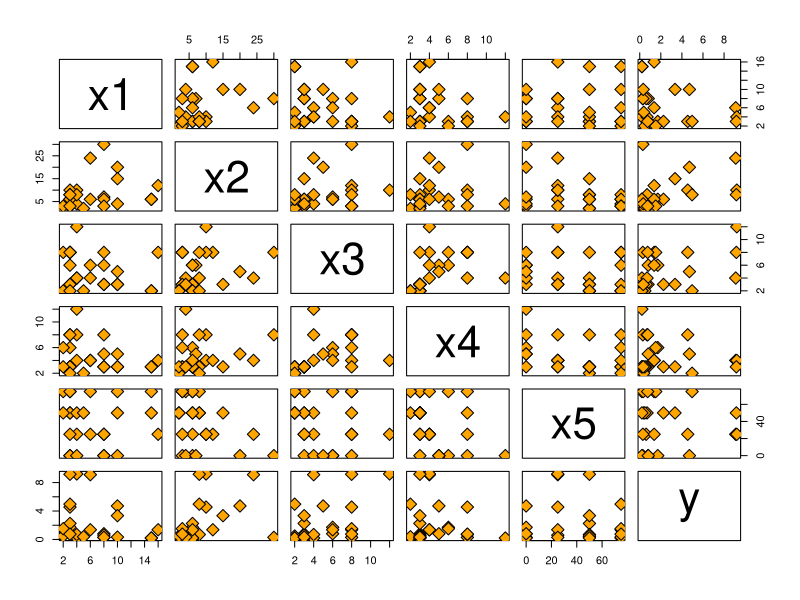
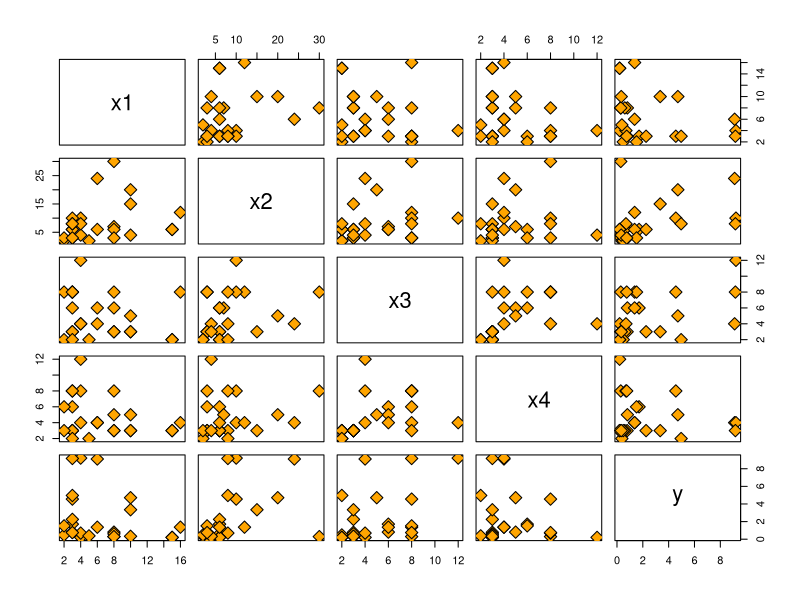
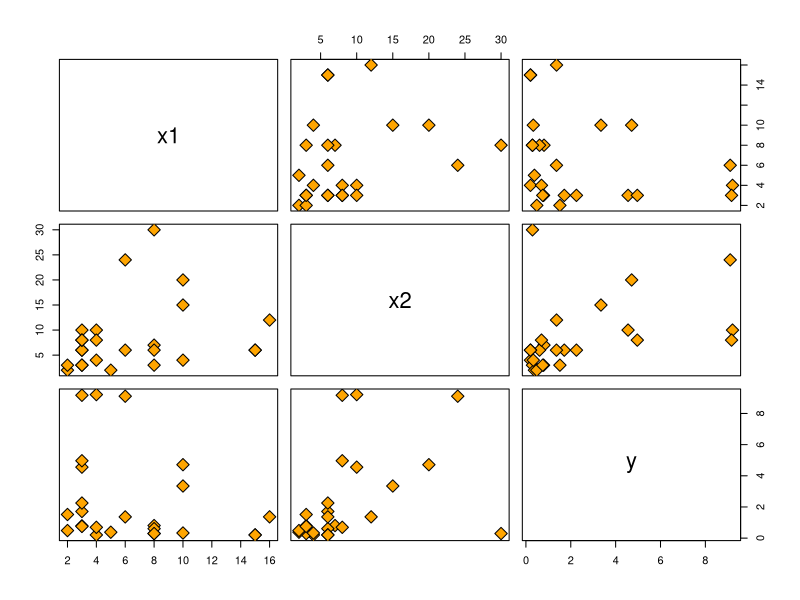
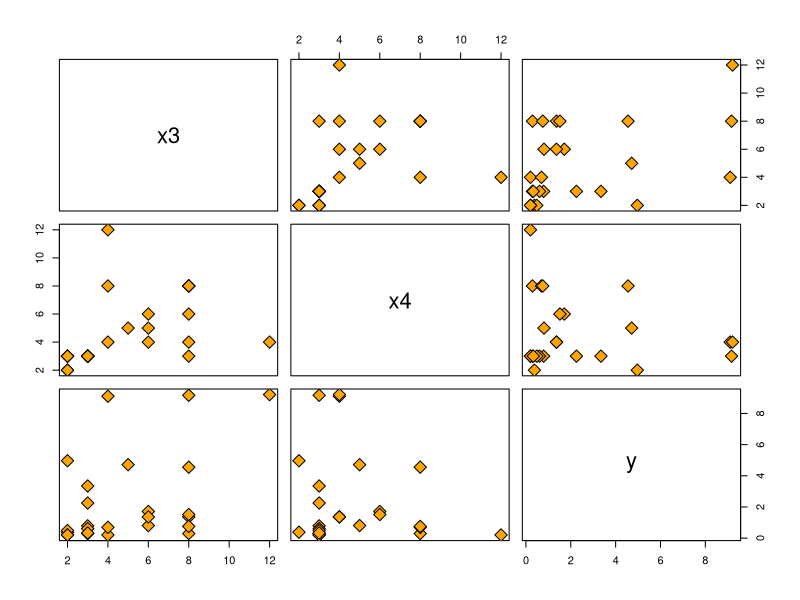
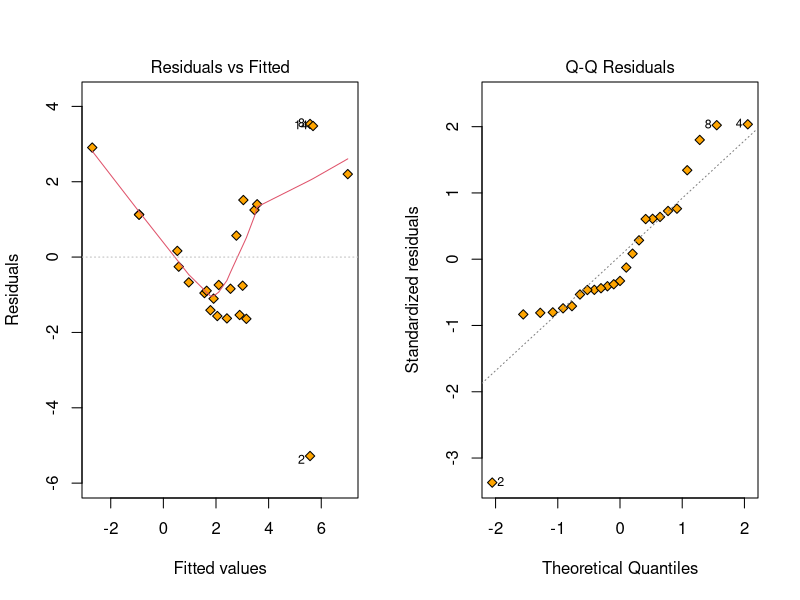
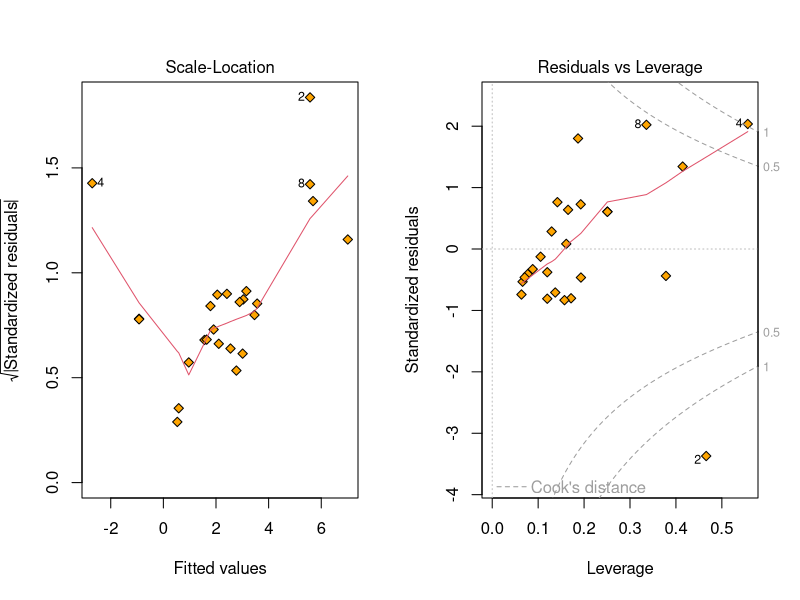
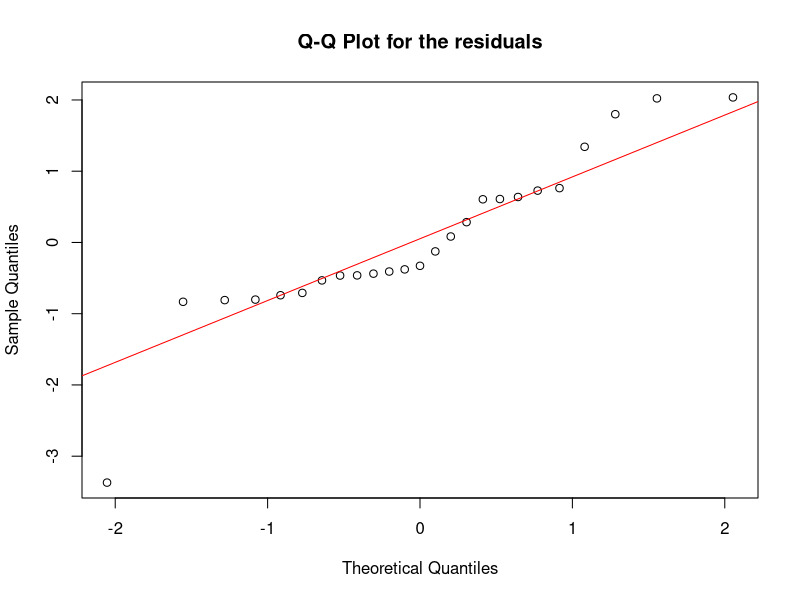
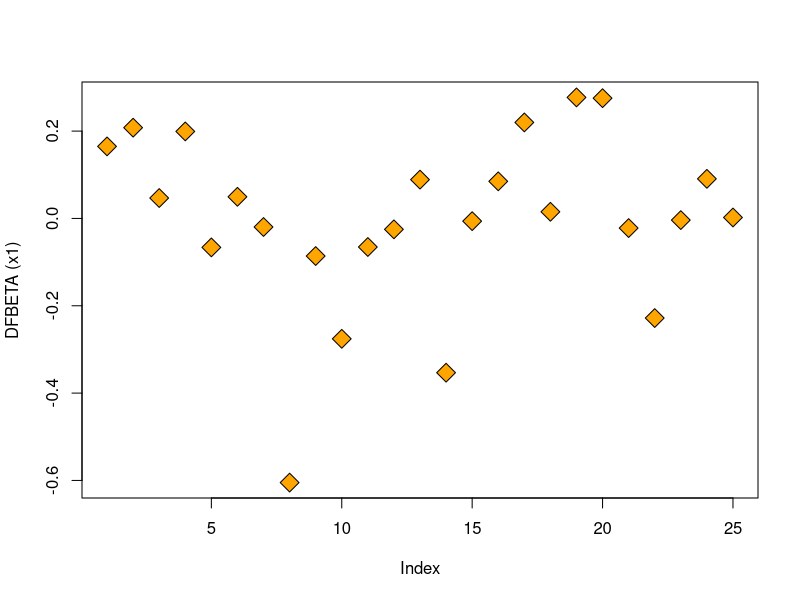

The R script that drew these images, in order:
	install.packages('car');
	library(car);

	b14 = read.table('b14.csv', sep=',', header=T);
	attach(b14);
	pairs(b14, pch=23, bg='orange', cex.labels=4, cex=2);
	plot(b14[,c(1,2,3,4,6)], pch=23, bg='orange', cex=2);
	plot(b14[,c(1,2,6)], pch=23, bg='orange', cex=2);
	plot(b14[,c(3,4,6)], pch=23, bg='orange', cex=2);

	n = nrow(b14);

	m422= lm(y ~ x1+x2+x3+x4, data=b14);
	summary(m422);
	par(mfrow=c(1,2));
	plot(m422, pch=23 ,bg='orange',cex=1);
	par(mfrow=c(1,1));

	e1 = rstandard(m422);
	qqnorm(e1, main = "Q-Q Plot for the residuals"); qqline(e1, col = 'red');
	identify(rep(1, length(y)), y, labels = seq_along(y));

	plot(dfbetas(m422)[,'x1'], pch=23, bg='orange', cex=2, ylab="DFBETA (x1)");
	plot(dfbetas(m422)[,'x3'], pch=23, bg='orange', cex=2, ylab="DFBETA (x3)");
	par(mfrow=c(1,2));
	plot(dfbetas(m422)[,'x2'], pch=23, bg='orange', cex=2, ylab="DFBETA (x2)");
	plot(dfbetas(m422)[,'x4'], pch=23, bg='orange', cex=2, ylab="DFBETA (x4)");

	plot(dffits(m422), pch=23, bg='orange', cex=2, ylab="DFFITS");

	plot(cooks.distance(m422), pch=23,bg='orange', cex=2, ylab="Cook's distance");

	# Bonferroni outlier test
	outlierTest(m422);
	influence.measures(m422);

	subs = c(1,seq(3,25));
	b14b = b14[subs,];
	m422b=lm(y ~ x1+x2+x3+x4, data=b14b);
	# old model 
	m422;
	# new model - without observation 2

	m422b;
	plot(m422b, pch=23 ,bg='orange',cex=2);

	par(mfrow=c(1,2));
	plot(dfbetas(m422b)[,'x2'], pch=23, bg='orange', cex=2, ylab="DFBETA (x2)");
	plot(dfbetas(m422b)[,'x4'], pch=23, bg='orange', cex=2, ylab="DFBETA (x4)");

	par(mfrow=c(1,1));
	plot(dffits(m422b), pch=23, bg='orange', cex=2, ylab="DFFITS");
	plot(cooks.distance(m422b), pch=23,bg='orange', cex=2, ylab="Cook's distance");

	# Bonferroni outlier test
	outlierTest(m422b);

	#All the influence measures
	influence.measures(m422b);

	res = resid(m422b);

	plot(predict(m422b), resid(m422b), pch=23,bg='orange', cex=2);
	par(mfrow=c(1,2));
	plot(predict(m422b), rstandard(m422b), pch=23,bg='orange', cex=1);
	plot(predict(m422b), rstudent(m422b), pch=23,bg='orange', cex=1);
	



	m516b=lm(log(y) ~ x1+x2+x3+x4, data=b14b);
	# model m516b- without obs 2 and use log transformation on y
	m516b
	plot(m516b, pch=23 ,bg='orange',cex=2);

	par(mfrow=c(1,2));
	plot(dfbetas(m516b)[,'x2'], pch=23, bg='orange', cex=2, ylab="DFBETA (x2)");
	plot(dfbetas(m516b)[,'x4'], pch=23, bg='orange', cex=2, ylab="DFBETA (x4)");

	par(mfrow=c(1,2));
	plot(dfbetas(m516b)[,'x1'], pch=23, bg='orange', cex=2, ylab="DFBETA (x1)");
	plot(dfbetas(m516b)[,'x3'], pch=23, bg='orange', cex=2, ylab="DFBETA (x3)");

	par(mfrow=c(1,1));
	plot(dffits(m516b), pch=23, bg='orange', cex=2, ylab="DFFITS");
	plot(cooks.distance(m516b), pch=23,bg='orange', cex=2, ylab="Cook's distance");

	# Bonferroni outlier test
	outlierTest(m516b);

	#All the influence measures
	influence.measures(m516b);

	res = resid(m516b);

	# Added variable plots
	par(mfrow=c(1,2));
	avPlots(m516b, 'x1', pch=23,bg='orange', cex=2);
	avPlots(m516b, 'x2', pch=23,bg='orange', cex=2);

	par(mfrow=c(1,2));
	avPlots(m516b, 'x3', pch=23,bg='orange', cex=2);
	avPlots(m516b, 'x4', pch=23,bg='orange', cex=2);

	#Hat values
	plot(hatvalues(m516b), pch=23, bg='orange', cex=2, ylab='Hat values');

	#Component+residual plots
	par(mfrow=c(1,2));
	crPlots(m516b, 'x1', pch=19, cex=2);
	crPlots(m516b, 'x2', pch=19, cex=2);

	par(mfrow=c(1,2));
	crPlots(m516b, 'x3', pch=19, cex=2);
	crPlots(m516b, 'x4', pch=19, cex=2);


	# Now using log transformation both repressors and response variables.
	m516c=lm(log(y) ~ log(x1)+log(x2)+log(x3)+log(x4), data=b14b);
	m516c
	plot(m516c, pch=23 ,bg='orange',cex=2);

	# Bonferroni outlier test
	outlierTest(m516c);

	#All the influence measures
	influence.measures(m516c);




